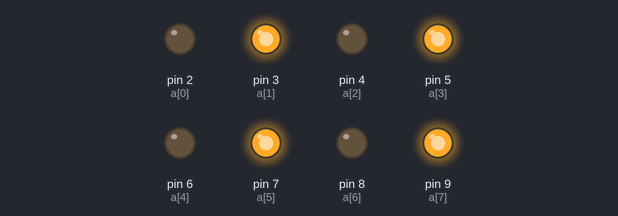
A sketch run on a simulated Arduino Uno, built with avr-gcc and run on an emulated ATmega328P. Parts: output pins drawn as LEDs (lit = HIGH).

Above: at 0.5 s.
At 3.5 s:
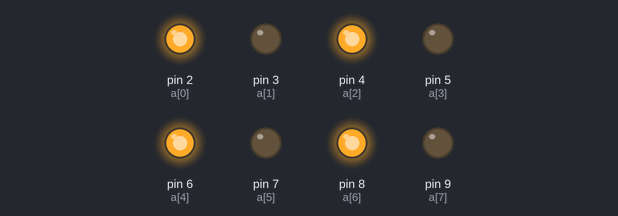
Timing chart, 0 to 4.6 s (numbered marks = the images above):
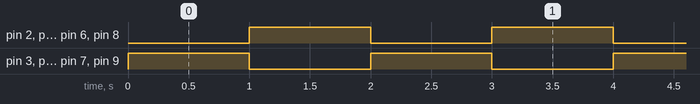

Measured:
- by itself, pin 2 (a[0]), pin 3 (a[1]), pin 4 (a[2]), pin 5 (a[3]), pin 6 (a[4]), pin 7 (a[5]), pin 8 (a[6]), pin 9 (a[7]): alternates HIGH for 1.0 s and LOW for 1.0 s

The sketch:

LED_banJJak.ino
```cpp
byte a[8] = {2, 3, 4, 5, 6, 7, 8, 9};
byte val = 0x00;
void setup() {
  Serial.begin(9600);
  for (byte i = 0; i < 8; i++)
    pinMode(a[i], OUTPUT);
  for (int i = 0; i < 8; i++)
    digitalWrite(a[i], 85 & (0x01<<i));
}

void loop() {
   for (int i = 0; i < 8; i++)
     digitalWrite(a[i], 170 & (0x01<<i));
   delay(1000);
   for (int i = 0; i < 8; i++)
     digitalWrite(a[i], 85 & (0x01<<i));
   delay(1000);
}
```
